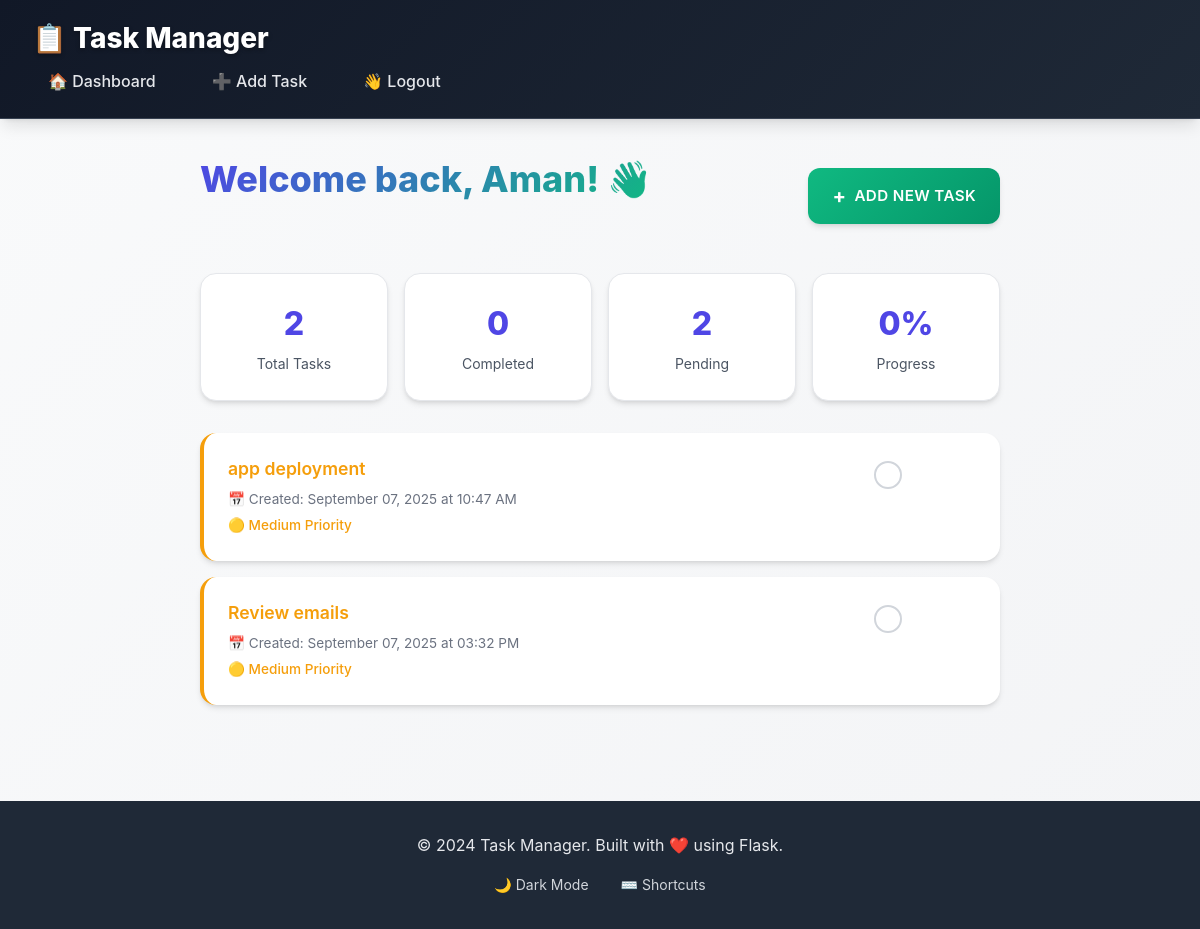
The page /dashboard (signed in) on the database its author committed.
### models.py (models this page shows, shortened)
class User(UserMixin, db.Model):
    id = db.Column(db.Integer, primary_key=True)
    username = db.Column(db.String(150), unique=True, nullable=False)
    password = db.Column(db.String(150), nullable=False)
    tasks = db.relationship('Task', backref='owner', lazy=True)

class Task(db.Model):
    id = db.Column(db.Integer, primary_key=True)
    title = db.Column(db.String(200), nullable=False)
    completed = db.Column(db.Boolean, default=False)
    priority = db.Column(db.String(10), default='medium')
    due_date = db.Column(db.Date, nullable=True)
    created_at = db.Column(db.DateTime, default=datetime.utcnow)  # Fixed: datetime.utcnow instead of datetime.utcnow
    user_id = db.Column(db.Integer, db.ForeignKey('user.id'))
    @property
    def formatted_created_at(self):
        if self.created_at:
            return self.created_at.strftime('%B %d, %Y at %I:%M %p')
        return 'Unknown'
    @property
    def is_overdue(self):
        if self.due_date and not self.completed:
            return datetime.now().date() > self.due_date
        return False

### tasks.py (the view)
@tasks_bp.route('/dashboard')
@login_required
def dashboard():
    tasks = Task.query.filter_by(user_id=current_user.id).all()
    return render_template('dashboard.html', tasks=tasks)

### app.py (called while the page is built)
def create_app():
    app = Flask(__name__)
    app.config.from_object(Config)
    db.init_app(app)
    login_manager.init_app(app)
    login_manager.login_view = 'auth.login'
    from models import User
    @login_manager.user_loader
    def load_user(user_id):
        return User.query.get(int(user_id))
    from auth import auth_bp
    from tasks import tasks_bp
    app.register_blueprint(auth_bp)
    app.register_blueprint(tasks_bp)
    @app.route('/') #route for home page
    def home():
      return redirect('/login')
    return app

### templates/dashboard.html (shortened to what this page needs)
{% extends 'base.html' %}
{% block content %}
  <div class="dashboard">
    <div class="dashboard-header">
      <h2>Welcome back, {{ current_user.username }}! 👋</h2>
      <a href="{{ url_for('tasks.add_task') }}" class="add-btn">Add New Task</a>
    </div>
    <div class="stats-container">
      <div class="stat-card">
        <div class="stat-number">{{ tasks|length }}</div>
        <div class="stat-label">Total Tasks</div>
      </div>
      <div class="stat-card">
        <div class="stat-number">{{ tasks|selectattr('completed')|list|length }}</div>
        <div class="stat-label">Completed</div>
      </div>
      <div class="stat-card">
        <div class="stat-number">{{ tasks|rejectattr('completed')|list|length }}</div>
        <div class="stat-label">Pending</div>
      </div>
      <div class="stat-card">
        <div class="stat-number">
          {% if tasks|length > 0 %}
            {{ ((tasks|selectattr('completed')|list|length / tasks|length) * 100)|round|int }}%
          {% else %}
            0%
          {% endif %}
        </div>
        <div class="stat-label">Progress</div>
      </div>
    </div>
    {% if tasks %}
      <ul class="task-list">
        {% for task in tasks %}
          <li data-id="{{ task.id }}" data-title="{{ task.title|e }}"
              class="{% if task.completed %}done{% endif %}
                     {% if task.priority %}priority-{{ task.priority }}{% endif %}
                     {% if task.is_overdue %}overdue{% endif %}">
            <div class="task-content">
              <div class="task-text">{{ task.title }}</div>
              <div class="task-meta">
                <span class="task-created">
                  📅 Created: {{ task.formatted_created_at }}
                </span>
                <span class="task-priority priority-{{ task.priority }}">
                  {% if task.priority == 'high' %}🔴 High Priority
                  {% elif task.priority == 'medium' %}🟡 Medium Priority
                  {% else %}🟢 Low Priority
                  {% endif %}
                </span>
              </div>
            </div>
            <div class="task-status"></div>
          </li>
        {% endfor %}
      </ul>
    {% else %}
      <div class="empty-state">
        <div class="empty-state-icon">📝</div>
        <h3>No tasks yet</h3>
        <p>Create your first task to get started!</p>
      </div>
    {% endif %}
  </div>
{% endblock %}

### templates/base.html (shortened to what this page needs)
<!DOCTYPE html>
<html lang="en">
<head>
  <link rel="stylesheet" href="{{ url_for('static', filename='style.css') }}">
</head>
<body>
  <nav class="navbar">
    <div class="logo">
      <span>📋 Task Manager</span>
    </div>
    <div class="nav-links">
      {% if current_user.is_authenticated %}
        <a href="{{ url_for('tasks.dashboard') }}" class="nav-link">
          <span>🏠</span> Dashboard
        </a>
        <a href="{{ url_for('tasks.add_task') }}" class="nav-link">
          <span>➕</span> Add Task
        </a>
        <a href="{{ url_for('auth.logout') }}" class="nav-link logout-btn">
          <span>👋</span> Logout
        </a>
      {% endif %}
    </div>
  </nav>
  <main>
    {% block content %}{% endblock %}
  </main>
  <footer class="footer">
    <div class="footer-content">
      <p>&copy; 2024 Task Manager. Built with ❤️ using Flask.</p>
      <div class="footer-links">
        <a href="#" onclick="toggleTheme()">🌙 Dark Mode</a>
        <a href="#" onclick="showShortcuts()">⌨️ Shortcuts</a>
      </div>
    </div>
  </footer>
</body>
</html>

### rows shown on the page
User: username "Aman"
Task: title "app deployment", formatted_created_at "September 07, 2025 at 10:47 AM", priority "🟡 Medium Priority"
Task: title "Review emails", formatted_created_at "September 07, 2025 at 03:32 PM", priority "🟡 Medium Priority"

### other values the page prints
{{ tasks|length }} "2"
{{ tasks|selectattr('completed')|list|length }} "0"
{{ tasks|rejectattr('completed')|list|length }} "2"
